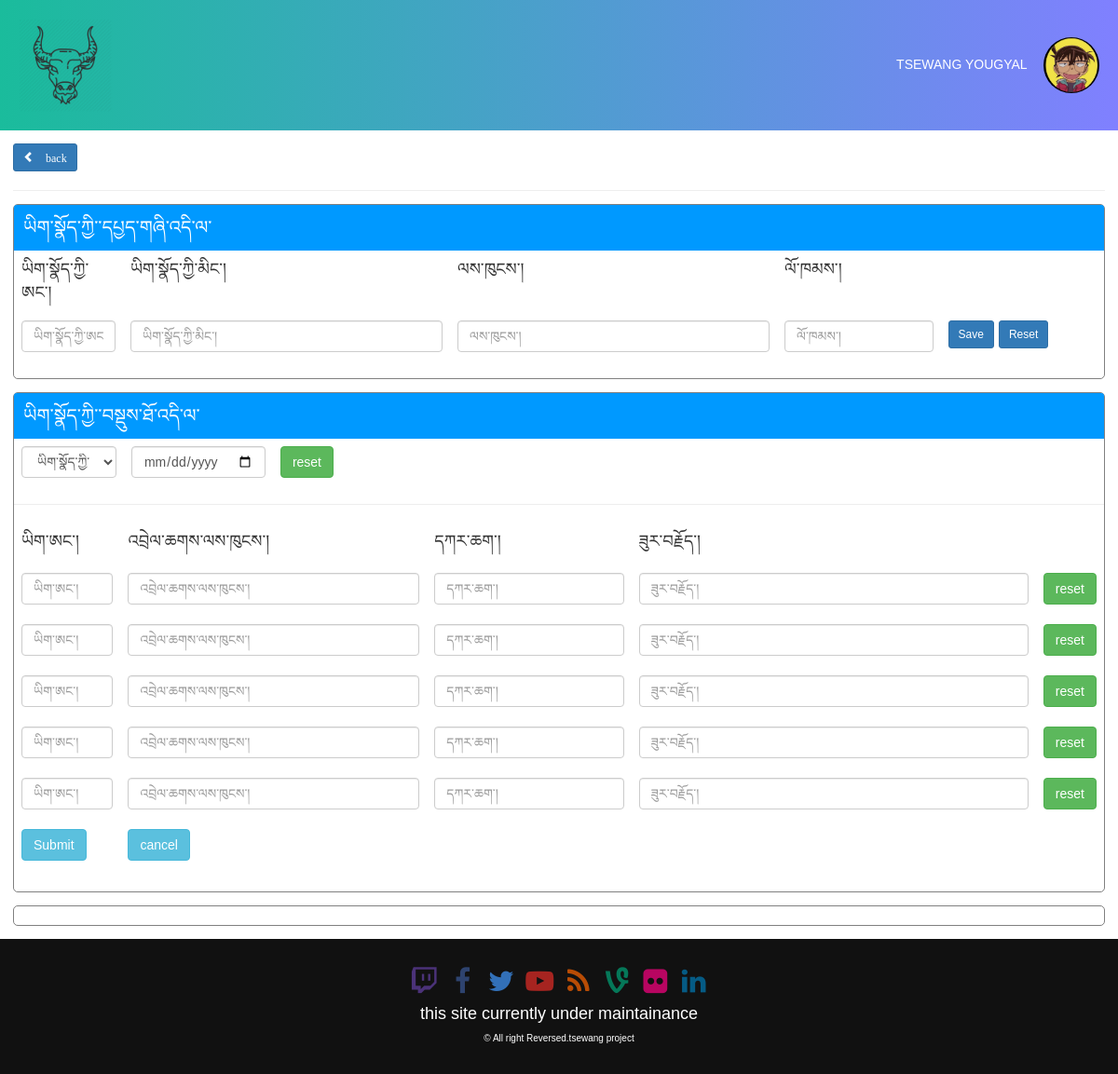
/add.php (signed in), run on the app's committed database.
### tables this page shows
CREATE TABLE `users` (
  `id` int(10) NOT NULL,
  `name` varchar(100) NOT NULL,
  `gender` varchar(10) NOT NULL,
  `email` varchar(100) NOT NULL,
  `username` varchar(100) DEFAULT NULL,
  `password` varchar(100) NOT NULL,
  `tag` tinyint(1) DEFAULT NULL,
  `img` varchar(60) DEFAULT NULL
);

### add.php (the view, shortened to what this page needs)
<?php
include 'php-action/dbh.php';
$usn=$_SESSION["username"];
$query = "SELECT * FROM users where username='$usn'";
$result = mysqli_query($con, $query);
while($row = mysqli_fetch_array($result))
{
$img='<img src="'.$row["img"].'" class="headeruserimg">';
$name = $row["name"];
}
?>
<!DOCTYPE html>
<html lang="en">
<head>
<link href="//maxcdn.bootstrapcdn.com/font-awesome/4.2.0/css/font-awesome.min.css" rel="stylesheet">
<link rel="stylesheet" href="https://maxcdn.bootstrapcdn.com/bootstrap/3.4.0/css/bootstrap.min.css">
<link rel="stylesheet" href="css/style.css">
<link rel="stylesheet" href="css/footer.css">
</head>
<body>
<div class="header">
<div class="headmenuholder">
<div class="headmenuleft"><a href="index.php"><img class="headerimg" src="img/yak.png"></a></div>
<div class="headmenuright">
        <div class="dropdown">
          <p data-toggle="dropdown" style="font-size:14px;"> <?php echo $name; ?> <?php echo $img; ?></p>
        </div>
</div>
</div>
</div>
<div class="content">
<a href="index.php"><button class="btn btn-primary btn-sm"><i class="glyphicon glyphicon-chevron-left"> back</i></button></a>
<hr>
<div class="main" id="mainpage">
<div  class="formframe" >
<div class="label-panel">ཡིག་སྣོད་ཀྱི་་དཔྱད་གཞི་འདི་ལ་</div>
<table class="table" style="border:none;font-size:18px;">
<form method="POST" action="php-action/uploaddt.php" name="ffrm" id="ffrm">
<tr>
<td style="border:none;width:10%;">ཡིག་སྣོད་ཀྱི་ཨང་།</td>
<td style="border:none;width:30%;">ཡིག་སྣོད་ཀྱི་མིང་།</td>
<td style="border:none;width:30%;">ལས་ཁུངས་།</td>
<td style="border:none;width:10%;">ལོ་ཁམས་།</td>
<td style="border:none;width:10%;"></td>
</tr>
<tr>
<td style="border:none;width:10%;">
   <input type="text" name="fno" id="fno" class="form-control" autocomplete="off" placeholder="ཡིག་སྣོད་ཀྱི་ཨང་།" />
</td>
<td style="border:none;width:30%;">
  <input type="text" name="fnm" id="fnm" class="form-control" autocomplete="off" placeholder="ཡིག་སྣོད་ཀྱི་མིང་།" />
</td>
<td style="border:none;width:30%;">
<input  type="text" name="dpt" id="dpt" class="form-control" autocomplete="off" placeholder="ལས་ཁུངས་།" />
</td>
<td style="border:none;width:15%;">
<input type="text" name="yr" id="yr" class="form-control" autocomplete="off" placeholder="ལོ་ཁམས་།" />
</td>
<td style="border:none;width:15%;">
 <button class="btn btn-primary btn-sm" type="button" onclick="upld()">Save</button>
 <button class="btn btn-primary btn-sm" type="button" onclick="reset()">Reset</button>
</td>
</tr>
</form>
</table>
</div>
<div  class="formframe" >
<div class="label-panel">ཡིག་སྣོད་ཀྱི་་བསྡུས་ཐོ་འདི་ལ་</div>
<table class="table" style="width:30%;border:none;font-size:18px;">
<tr>
<form class="map-test" action="uploaddt.php" method="POST"  id="fmx">
<td style="border:none;width:40%;">
<select class="form-control" name="fno" id="fno" >
<option value='' disabled selected>ཡིག་སྣོད་ཀྱི་ཨང་།</option>
</select>
</td>
<td style="border:none;width:40%;"><input type="date" class="form-control" name="dte" id="dte" placeholder="Date" class="textbox-n"></td>
<td style="border:none;width:20%;"><button class="btn btn-success" type="button" id="x" onclick="fmset(id)">reset</button></td>
</form>
</tr>
</table>
<hr>
<table class="table" id="dynamic_field" style="border-spacing:0px 5px;border-collapse:separate;border:none;font-size:18px;">
<tr>
<td style="border:none;width:10%;">ཡིག་ཨང་།</td>
<td style="border:none;width:30%;">འབྲེལ་ཆགས་ལས་ཁུངས་།</td>
<td style="border:none;width:20%;">དཀར་ཆག་།</td>
<td style="border:none;width:40%;">ཟུར་བརྗོད་།</td>
<td style="border:none;width:20%;"></td>
</tr>
<tr>
<form class="map-test" action="uploaddt.php" method="POST"  id="fm1">
<td style="border:none;width:10%;"><input type="text" class="form-control" name="pno" id="pno" placeholder="ཡིག་ཨང་།"></td>
<td style="border:none;width:30%;"><input type="text" class="form-control" name="rdpt" id="rdpt" placeholder="འབྲེལ་ཆགས་ལས་ཁུངས་།"></td>
<td style="border:none;width:20%;"><input type="text" class="form-control" name="rno" id="rno" placeholder="དཀར་ཆག་།"></td>
<td style="border:none;width:40%;"><input type="text" class="form-control" name="rm" id="rm" placeholder="ཟུར་བརྗོད་།"></td>
<td style="border:none;width:20%;"><button class="btn btn-success" type="button" id="1" onclick="fmset(id)">reset</button></td>
</form>
</tr>
<tr>
<form class="map-test" action="uploaddt.php" method="POST"  id="fm2">
<td style="border:none;"><input type="text" class="form-control" name="pno" id="pno" placeholder="ཡིག་ཨང་།"></td>
<td style="border:none;"><input type="text" class="form-control" name="rdpt" id="rdpt" placeholder="འབྲེལ་ཆགས་ལས་ཁུངས་།"></td>
<td style="border:none;"><input type="text" class="form-control" name="rno" id="rno" placeholder="དཀར་ཆག་།"></td>
<td style="border:none;"><input type="text" class="form-control" name="rm" id="rm" placeholder="ཟུར་བརྗོད་།"></td>
<td style="border:none;"><button class="btn btn-success" type="button" id="2" onclick="fmset(id)">reset</button></td>
</form>
</tr>
<tr>
<form class="map-test" action="uploaddt.php" method="POST"  id="fm3">
<td style="border:none;"><input type="text" class="form-control" name="pno" id="pno" placeholder="ཡིག་ཨང་།"></td>
<td style="border:none;"><input type="text" class="form-control" name="rdpt" id="rdpt" placeholder="འབྲེལ་ཆགས་ལས་ཁུངས་།"></td>
<td style="border:none;"><input type="text" class="form-control" name="rno" id="rno" placeholder="དཀར་ཆག་།"></td>
<td style="border:none;"><input type="text" class="form-control" name="rm" id="rm" placeholder="ཟུར་བརྗོད་།"></td>
<td style="border:none;"><button class="btn btn-success" type="button" id="3" onclick="fmset(id)">reset</button></td>
</form>
</tr>
<tr>
<form class="map-test" action="uploaddt.php" method="POST"  id="fm4">
<td style="border:none;"><input type="text" class="form-control" name="pno" id="pno" placeholder="ཡིག་ཨང་།"></td>
<td style="border:none;"><input type="text" class="form-control" name="rdpt" id="rdpt" placeholder="འབྲེལ་ཆགས་ལས་ཁུངས་།"></td>
<td style="border:none;"><input type="text" class="form-control" name="rno" id="rno" placeholder="དཀར་ཆག་།"></td>
<td style="border:none;"><input type="text" class="form-control" name="rm" id="rm" placeholder="ཟུར་བརྗོད་།"></td>
<td style="border:none;"><button class="btn btn-success" type="button" id="4" onclick="fmset(id)">reset</button></td>
</form>
</tr>
<tr>
<form class="map-test" action="uploaddt.php" method="POST"  id="fm5">
<td style="border:none;"><input type="text" class="form-control" name="pno" id="pno" placeholder="ཡིག་ཨང་།"></td>
<td style="border:none;"><input type="text" class="form-control" name="rdpt" id="rdpt" placeholder="འབྲེལ་ཆགས་ལས་ཁུངས་།"></td>
<td style="border:none;"><input type="text" class="form-control" name="rno" id="rno" placeholder="དཀར་ཆག་།"></td>
<td style="border:none;"><input type="text" class="form-control" name="rm" id="rm" placeholder="ཟུར་བརྗོད་།"></td>
<td style="border:none;"><button class="btn btn-success" type="button" id="5" onclick="fmset(id)">reset</button></td>
</form>
<tr>
<td  style="border:none;"><input type="button" name="submit" id="submit" class="btn btn-info" value="Submit" onclick="hackme()"></td>
<td  style="border:none;"><input type="button" name="cancel" id="cancel" class="btn btn-info" value="cancel" ></td>
</tr>
</table>
</div>
<div class="simpleframe" id="tdatalayout"></div>
</div>
</div>
  <div class="footer">
      <div class="con">
              <a href='#'><i class="fa fa-twitch fa-3x fa-fw"></i></a>
              <a href='#'><i class="fa fa-facebook fa-3x fa-fw"></i></a>
              <a href='#'><i class="fa fa-twitter fa-3x fa-fw"></i></a>
              <a href='#'><i class="fa fa-youtube-play fa-3x fa-fw"></i></a>
              <a href='#'><i class="fa fa-rss fa-3x fa-fw"></i></a>
              <a href='#'><i class="fa fa-vine fa-3x fa-fw"></i></a>
              <a href='#'><i class="fa fa-flickr fa-3x fa-fw"></i></a>
              <a href='#'><i class="fa fa-linkedin fa-3x fa-fw"></i></a>
      </div>
      <div class="con">
    <h4> this site currently under maintainance </h4>
<p>© All right Reversed.tsewang project</p>
      </div>
    </div>
</body>
</html>

### css/style.css (style rules this page uses)
.content { padding:1em; }
.simpleframe { height:100%; width:100%; padding:10px; border:0.5px solid gray; border-radius:5px; margin-top:1em; color:black; }
hr { margin-bottom:1em; }
.label-panel { width:100%; font-size:20px; background-color:#0099ff; padding:10px; color:white; border-top-left-radius:3px; border-top-right-radius:3px; }
.formframe { height:100%; width:100%; margin-top:1em; border:0.5px solid gray; border-radius:5px; }
.headmenuholder { height:100px; width:100%; }
.headmenuleft { float:left; height:100px; width:30%; }
.headmenuright { float:right; height:100px; width:250px; text-align:right; padding-top:1em; background-color:; }
.headeruserimg { height:60px; width:60px; margin-left:1em; border-radius:3em; }
.dropdown { background:inherit; width:250px; }

### css/footer.css (style rules this page uses)
.footer { width: 100%; padding:2em; text-align:center; color: white; font-size:10px; background-color:#111; }
.con { margin-top:1em; }
.fa-twitter { color: #4099FF; }
.fa-facebook { color: #3B5998; }
.fa-youtube-play { color: #e52d27; }
.fa-rss { color: #FF6600; }
.fa-vine { color: #00a478; }
.fa-flickr { color: #ff0084; }
.fa-twitch { color: #6441A5; }
.fa-linkedin { color: #007bb6; }
.fa { opacity: 0.7; transition: 1s; -webkit-transition: 1s; }

### add.php (style rules this page uses)
body { font-family: Arial; margin: 0; }
.header { padding:1em; text-align:; color: white; font-size:20px; background-image: linear-gradient(-270deg, #1abc9c,#8080ff); }
.headerimg { height:100px; width:100px; }
a { text-decoration:none; color:white; }

### data on the page
users: name "TSEWANG YOUGYAL", img (picture)
